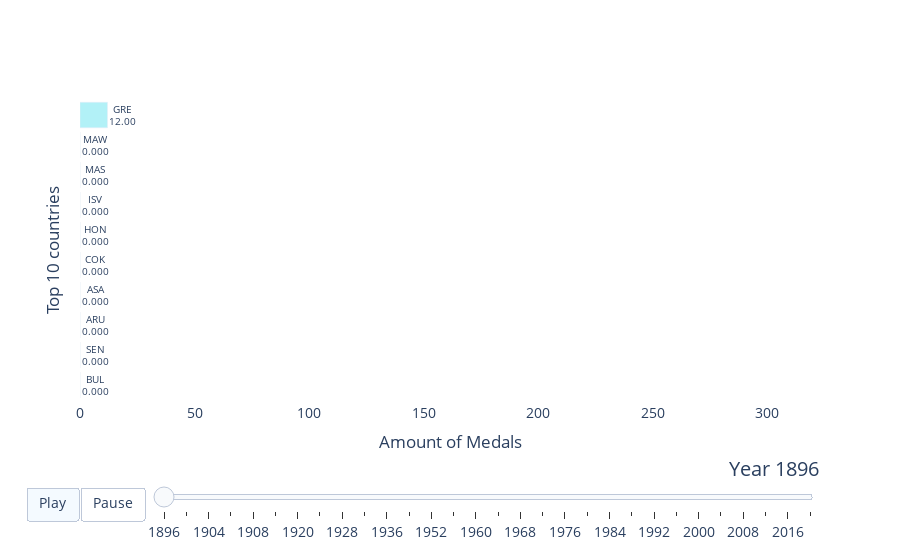

Notebook code cell kept with this figure:
### Code cell
#1 Assign color to each unique item
from random import sample
import plotly.graph_objects as go

colors = {item: 'rgb({}, {}, {})'.format(*sample(range(256), 3)) for item in df['country_noc'].unique()}


my_raceplot = barplot(df, item_column='country_noc', value_column='medals', time_column='edition')

my_raceplot.plot(item_label = 'Top 10 countries', value_label = 'Amount of Medals', time_label='Year ', frame_duration = 800)

### Figure 1 — Plotly figure (JSON) as saved in the notebook; plotly's stock layout.template omitted (floating-point values rounded to 4 significant figures)
{"data": [{"cliponaxis": false, "hoverinfo": "all", "marker": {"color": ["rgb(115, 240, 56)", "rgb(61, 91, 93)", "rgb(233, 220, 79)", "rgb(147, 238, 46)", "rgb(232, 202, 115)", "rgb(3, 57, 86)", "rgb(144, 210, 165)", "rgb(136, 221, 164)", "rgb(62, 214, 222)", "rgb(178, 241, 247)"]}, "orientation": "h", "textangle": 0, "textposition": "outside", "texttemplate": "%{y}<br>%{x:.4s}", "type": "bar", "x": [0, 0, 0, 0, 0, 0, 0, 0, 0, 12], "y": ["BUL", "SEN", "ARU", "ASA", "COK", "HON", "ISV", "MAS", "MAW", "GRE"]}], "layout": {"bargap": 0.15, "font": {"size": 14}, "plot_bgcolor": "#FFFFFF", "sliders": [{"active": 0, "currentvalue": {"font": {"size": 20}, "prefix": "Year ", "visible": true, "xanchor": "right"}, "len": 0.9, "pad": {"b": 10, "t": 50}, "steps": [{"args": [["1896"], {"frame": {"duration": 800, "redraw": false}, "mode": "immediate", "transition": {"duration": 800}}], "label": "1896", "method": "animate"}, {"args": [["1900"], {"frame": {"duration": 800, "redraw": false}, "mode": "immediate", "transition": {"duration": 800}}], "label": "1900", "method": "animate"}, {"args": [["1904"], {"frame": {"duration": 800, "redraw": false}, "mode": "immediate", "transition": {"duration": 800}}], "label": "1904", "method": "animate"}, {"args": [["1906"], {"frame": {"duration": 800, "redraw": false}, "mode": "immediate", "transition": {"duration": 800}}], "label": "1906", "method": "animate"}, {"args": [["1908"], {"frame": {"duration": 800, "redraw": false}, "mode": "immediate", "transition": {"duration": 800}}], "label": "1908", "method": "animate"}, {"args": [["1912"], {"frame": {"duration": 800, "redraw": false}, "mode": "immediate", "transition": {"duration": 800}}], "label": "1912", "method": "animate"}, {"args": [["1920"], {"frame": {"duration": 800, "redraw": false}, "mode": "immediate", "transition": {"duration": 800}}], "label": "1920", "method": "animate"}, {"args": [["1924"], {"frame": {"duration": 800, "redraw": false}, "mode": "immediate", "transition": {"duration": 800}}], "label": "1924", "method": "animate"}, {"args": [["1928"], {"frame": {"duration": 800, "redraw": false}, "mode": "immediate", "transition": {"duration": 800}}], "label": "1928", "method": "animate"}, {"args": [["1932"], {"frame": {"duration": 800, "redraw": false}, "mode": "immediate", "transition": {"duration": 800}}], "label": "1932", "method": "animate"}, {"args": [["1936"], {"frame": {"duration": 800, "redraw": false}, "mode": "immediate", "transition": {"duration": 800}}], "label": "1936", "method": "animate"}, {"args": [["1948"], {"frame": {"duration": 800, "redraw": false}, "mode": "immediate", "transition": {"duration": 800}}], "label": "1948", "method": "animate"}, {"args": [["1952"], {"frame": {"duration": 800, "redraw": false}, "mode": "immediate", "transition": {"duration": 800}}], "label": "1952", "method": "animate"}, {"args": [["1956"], {"frame": {"duration": 800, "redraw": false}, "mode": "immediate", "transition": {"duration": 800}}], "label": "1956", "method": "animate"}, {"args": [["1960"], {"frame": {"duration": 800, "redraw": false}, "mode": "immediate", "transition": {"duration": 800}}], "label": "1960", "method": "animate"}, {"args": [["1964"], {"frame": {"duration": 800, "redraw": false}, "mode": "immediate", "transition": {"duration": 800}}], "label": "1964", "method": "animate"}, {"args": [["1968"], {"frame": {"duration": 800, "redraw": false}, "mode": "immediate", "transition": {"duration": 800}}], "label": "1968", "method": "animate"}, {"args": [["1972"], {"frame": {"duration": 800, "redraw": false}, "mode": "immediate", "transition": {"duration": 800}}], "label": "1972", "method": "animate"}, {"args": [["1976"], {"frame": {"duration": 800, "redraw": false}, "mode": "immediate", "transition": {"duration": 800}}], "label": "1976", "method": "animate"}, {"args": [["1980"], {"frame": {"duration": 800, "redraw": false}, "mode": "immediate", "transition": {"duration": 800}}], "label": "1980", "method": "animate"}, {"args": [["1984"], {"frame": {"duration": 800, "redraw": false}, "mode": "immediate", "transition": {"duration": 800}}], "label": "1984", "method": "animate"}, {"args": [["1988"], {"frame": {"duration": 800, "redraw": false}, "mode": "immediate", "transition": {"duration": 800}}], "label": "1988", "method": "animate"}, {"args": [["1992"], {"frame": {"duration": 800, "redraw": false}, "mode": "immediate", "transition": {"duration": 800}}], "label": "1992", "method": "animate"}, {"args": [["1996"], {"frame": {"duration": 800, "redraw": false}, "mode": "immediate", "transition": {"duration": 800}}], "label": "1996", "method": "animate"}, {"args": [["2000"], {"frame": {"duration": 800, "redraw": false}, "mode": "immediate", "transition": {"duration": 800}}], "label": "2000", "method": "animate"}, {"args": [["2004"], {"frame": {"duration": 800, "redraw": false}, "mode": "immediate", "transition": {"duration": 800}}], "label": "2004", "method": "animate"}, {"args": [["2008"], {"frame": {"duration": 800, "redraw": false}, "mode": "immediate", "transition": {"duration": 800}}], "label": "2008", "method": "animate"}, {"args": [["2012"], {"frame": {"duration": 800, "redraw": false}, "mode": "immediate", "transition": {"duration": 800}}], "label": "2012", "method": "animate"}, {"args": [["2016"], {"frame": {"duration": 800, "redraw": false}, "mode": "immediate", "transition": {"duration": 800}}], "label": "2016", "method": "animate"}, {"args": [["2020"], {"frame": {"duration": 800, "redraw": false}, "mode": "immediate", "transition": {"duration": 800}}], "label": "2020", "method": "animate"}], "transition": {"duration": 300, "easing": "cubic-in-out"}, "x": 0.1, "xanchor": "left", "y": 0, "yanchor": "top"}], "updatemenus": [{"buttons": [{"args": [null, {"frame": {"duration": 800, "redraw": false}, "fromcurrent": true, "transition": {"duration": 800, "easing": "quadratic-in-out"}}], "label": "Play", "method": "animate"}, {"args": [[null], {"frame": {"duration": 0, "redraw": false}, "mode": "immediate", "transition": {"duration": 0}}], "label": "Pause", "method": "animate"}], "direction": "left", "pad": {"r": 10, "t": 87}, "showactive": true, "type": "buttons", "x": 0.1, "xanchor": "right", "y": 0, "yanchor": "top"}], "xaxis": {"range": [0, 323], "showline": true, "showticklabels": true, "title": {"text": "Amount of Medals"}, "visible": true}, "yaxis": {"showline": false, "showticklabels": false, "title": {"text": "Top 10 countries"}, "visible": true}}}
